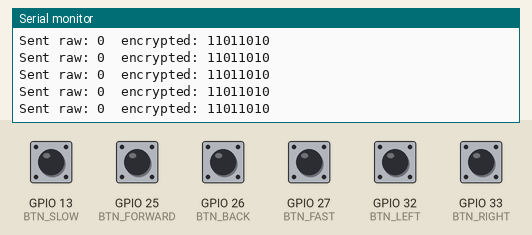
This sketch was run on a simulated ESP32. Shown: the last lines printed to the serial monitor. Inputs (shaded band) come from the test bench; at power-on: GPIO 13 (BTN_SLOW), GPIO 25 (BTN_FORWARD), GPIO 26 (BTN_BACK), GPIO 27 (BTN_FAST), GPIO 32 (BTN_LEFT), GPIO 33 (BTN_RIGHT) HIGH. No radio packets arrive unless stated.

Above: at 1.2 s.
1.3 s: GPIO 13 (BTN_SLOW) pulled LOW for 0.15 s
At 1.51 s:
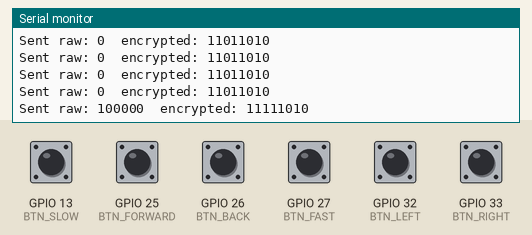
2.9 s: GPIO 25 (BTN_FORWARD) pulled LOW for 0.15 s
At 3.06 s:
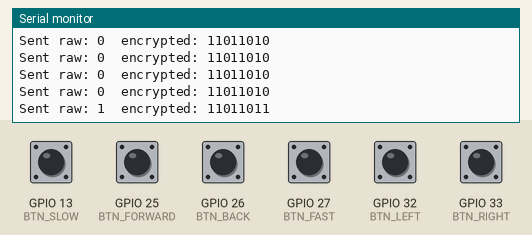
4.5 s: GPIO 26 (BTN_BACK) pulled LOW for 0.15 s
At 4.71 s:
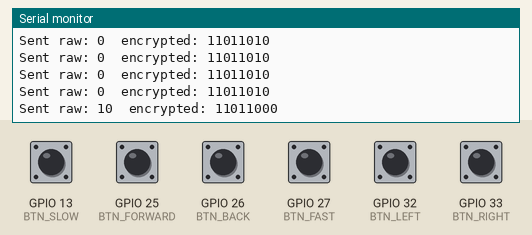
6.1 s: GPIO 27 (BTN_FAST) pulled LOW for 0.15 s
At 6.36 s:
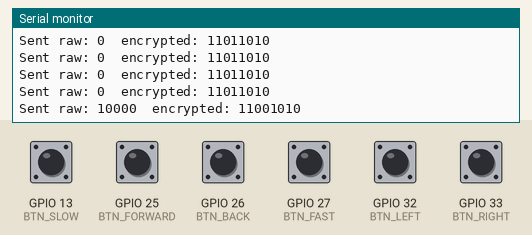
7.7 s: GPIO 32 (BTN_LEFT) pulled LOW for 0.15 s
At 7.8 s:
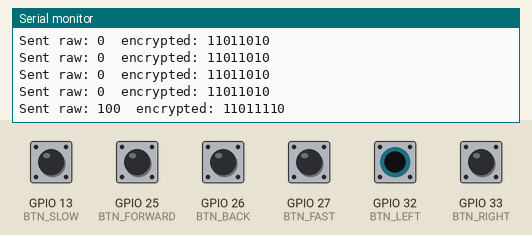
9.3 s: GPIO 33 (BTN_RIGHT) pulled LOW for 0.15 s
At 9.56 s:
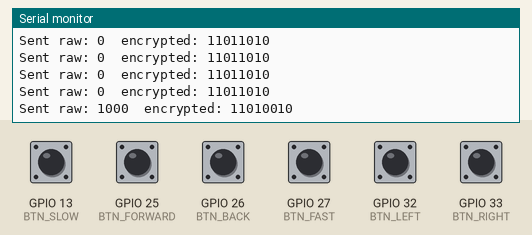
Timing chart, 0 to 11.9 s (numbered marks = the images above; inputs shaded):
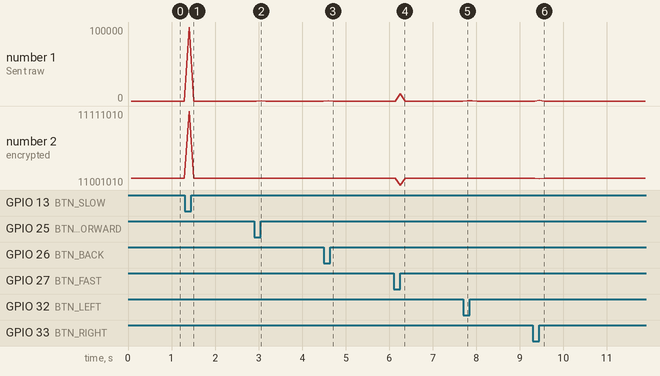

The sketch:

ESP32_controller_remote_side.ino
```cpp
#include <SPI.h>
#include <LoRa.h>

#define LORA_SCK 18
#define LORA_MISO 19
#define LORA_MOSI 23
#define LORA_SS 5
#define LORA_RST 14
#define LORA_DIO0 2
#define LORA_BAND 433E6

// ======= ROBOT CÍMZÉS + TITKOSÍTÁS =======
#define ROBOT_ID 0x69
#define SECRET_KEY 0b11011010

// Irány gombok
#define BTN_FORWARD 25
#define BTN_BACK    26
#define BTN_LEFT    32
#define BTN_RIGHT   33

// Sebesség gombok
#define BTN_FAST    27
#define BTN_SLOW    13

void setup() {
  Serial.begin(115200);

  pinMode(BTN_FORWARD, INPUT_PULLUP);
  pinMode(BTN_BACK, INPUT_PULLUP);
  pinMode(BTN_LEFT, INPUT_PULLUP);
  pinMode(BTN_RIGHT, INPUT_PULLUP);
  pinMode(BTN_FAST, INPUT_PULLUP);
  pinMode(BTN_SLOW, INPUT_PULLUP);

  SPI.begin(LORA_SCK, LORA_MISO, LORA_MOSI, LORA_SS);
  LoRa.setPins(LORA_SS, LORA_RST, LORA_DIO0);

  if (!LoRa.begin(LORA_BAND)) {
    Serial.println("LoRa init failed!");
    while (1);
  }
  Serial.println("LoRa OK");
}

void loop() {
  byte data = 0;

  if (digitalRead(BTN_FORWARD) == LOW) data |= 0b00000001;
  if (digitalRead(BTN_BACK)    == LOW) data |= 0b00000010;
  if (digitalRead(BTN_LEFT)    == LOW) data |= 0b00000100;
  if (digitalRead(BTN_RIGHT)   == LOW) data |= 0b00001000;

  if (digitalRead(BTN_FAST) == LOW) data |= 0b00010000;
  if (digitalRead(BTN_SLOW) == LOW) data |= 0b00100000;

  // Titkosítás
  byte encrypted = data ^ SECRET_KEY;

  LoRa.beginPacket();
  LoRa.write(ROBOT_ID);      // Cél robot
  LoRa.write(encrypted);     // Titkosított parancs
  LoRa.endPacket();

  Serial.print("Sent raw: ");
  Serial.print(data, BIN);
  Serial.print("  encrypted: ");
  Serial.println(encrypted, BIN);

  delay(50);

}
```

Measured:
- after the input at 1.3 s, the serial monitor: prints a new line after 0.10 s (image 1)
- after the input at 2.9 s, the serial monitor: prints a new line after 0.16 s (image 2)
- after the input at 4.5 s, the serial monitor: prints a new line after 0.10 s (image 3)
- after the input at 6.1 s, the serial monitor: prints a new line after 0.15 s (image 4)
- after the input at 7.7 s, the serial monitor: prints a new line after 0.10 s (image 5)
- after the input at 9.3 s, the serial monitor: prints a new line after 0.15 s (image 6)
